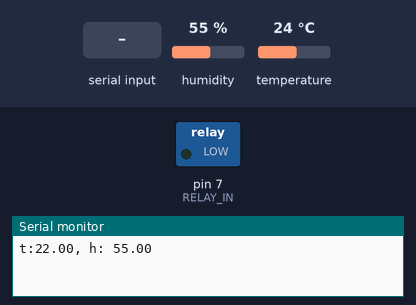
The sketch below on a simulated Arduino Uno, built with avr-gcc and run on an emulated ATmega328P. On the bench: switched loads named in the sketch (green lamp = pin HIGH), the last lines printed to the serial monitor. The test bench sets the inputs (shaded band); at power-on: humidity 55 %, temperature 24 °C.

Above: at 1.2 s.
1.3 s: "90,45\n" received over Serial
At 5.8 s:
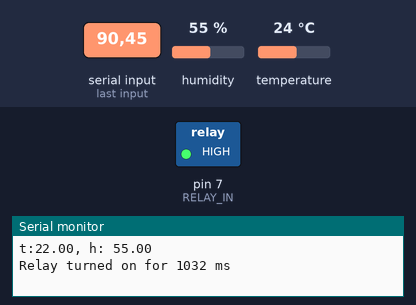
7.5 s: "30,150\n" received over Serial
At 15.9 s:
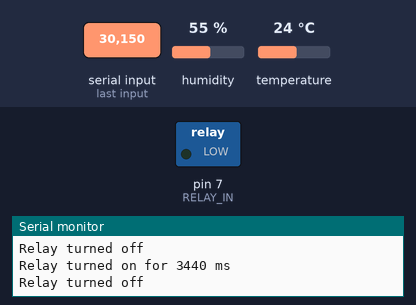
16.3 s: "5\n" received over Serial
At 20.9 s:
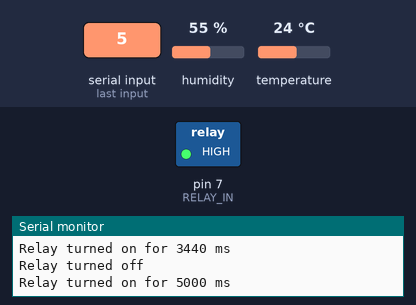
Timing chart, 0 to 26.6 s (numbered marks = the images above; inputs shaded):
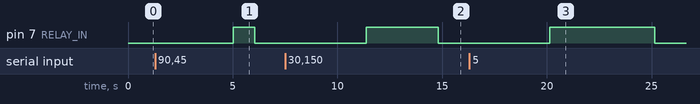

The sketch:

app.ino
```cpp
#include "DHT.h"

#define RELAY_IN 7
#define DHTPIN 2
#define DHTTYPE DHT11

DHT dht(DHTPIN, DHTTYPE);

unsigned long INTERVAL_TIME = 1000 * 5;
const int DHT_RETRY_COUNT = 3;
const int DHT_RETRY_DELAY = 2500;
const int RELAY_SETTLE_DELAY = 300;

struct LastValues {
  float t;
  float h;
};
struct LastValues last;

void setup() {
  pinMode(RELAY_IN, OUTPUT);
  digitalWrite(RELAY_IN, LOW);
  Serial.begin(9600);
  dht.begin();
  last.t = -100.0;
  last.h = -100.0;
}

int readRelayTime() {
  String inString = "";
  while (Serial.available() > 0) {
    int inChar = Serial.read();
    if (isDigit(inChar)) {
      inString += (char)inChar;
    }
    if (inChar == '\n') {
      int parsedNumber = inString.toInt();
      if (parsedNumber >= 2 || parsedNumber <= 32) {
        return parsedNumber * 1000;
      }
      Serial.println("Wrong relay time parameter");
    }
  }
  return 0;
}

bool readDHTWithRetry(float &humidity, float &temperature) {
  for (int i = 0; i < DHT_RETRY_COUNT; i++) {
    humidity = dht.readHumidity();
    temperature = dht.readTemperature() - 2.0;

    if (!isnan(humidity) && !isnan(temperature)) {
      return true;
    }

    if (i < DHT_RETRY_COUNT - 1) {
      delay(DHT_RETRY_DELAY);
    }
  }
  return false;
}

void loop() {
  int relayTime = readRelayTime();
  if (relayTime > 1000) {
    Serial.print("Relay turned on for ");
    Serial.print(relayTime);
    Serial.println(" ms");
    digitalWrite(RELAY_IN, HIGH);
    delay(relayTime);
    digitalWrite(RELAY_IN, LOW);
    Serial.println("Relay turned off");
    delay(RELAY_SETTLE_DELAY);
  }

  float h, t;
  if (readDHTWithRetry(h, t)) {
    if (last.t != t || last.h != h) {
      last.t = t;
      last.h = h;
      Serial.print("t:");
      Serial.print(t);
      Serial.print(", h: ");
      Serial.println(h);
    }
  } else {
    Serial.println("Failed to read from DHT sensor!");
  }

  delay(INTERVAL_TIME);
}
```

Measured:
- after the input at 1.3 s, pin 7 (RELAY_IN): LOW → HIGH after 3.7 s, → LOW 1.0 s later
- after the input at 7.5 s, pin 7 (RELAY_IN): LOW → HIGH after 3.9 s, → LOW 3.4 s later
- after the input at 16.3 s, pin 7 (RELAY_IN): LOW → HIGH after 3.8 s, → LOW 5.0 s later
